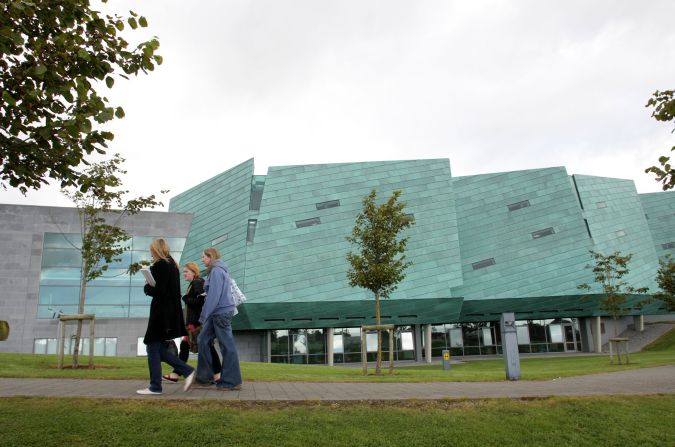
#> input picture GL10/python/GMIT.jpg, 675 x 447 px
$ python hello.py   (older library calls are emulated)
#> lines starting #> are read from the running program, lines starting #| are printed output that depends on the picture
# This program prints Hello, world!
# print('Hello, world!')

#OpenCV data types
# Numpy (for numerical calculations)
# Matplotlib (for plotting)
import cv2
import numpy as np
from matplotlib import pyplot as plt

#read in image then change to BGR 2 GREY
img = cv2.imread('GMIT.jpg',)
#> img is the input picture: shape (447, 675, 3); mean B, G, R 146.4, 158.5, 148.9
imgGray = cv2.cvtColor( img, cv2.COLOR_BGR2GRAY )
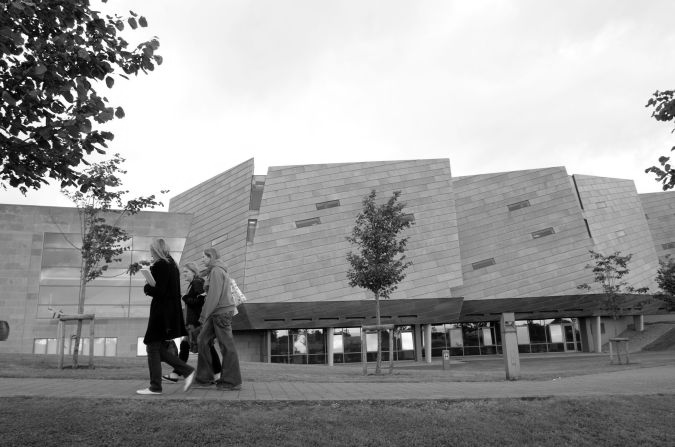
#> imgGray: shape (447, 675); min 0, max 255, mean 154.2

# [6 lines of commented-out code are left out]

imgOut = cv2.GaussianBlur(imgGray,(3, 3),0)
imgOut2 = cv2.GaussianBlur(imgGray,(13, 13),0)
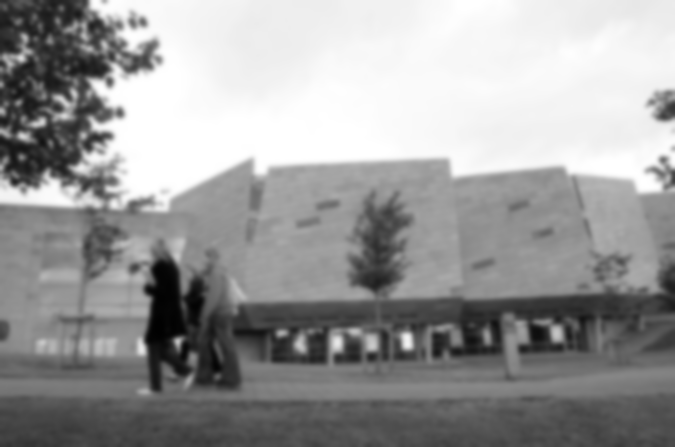
#> imgOut2: shape (447, 675); min 1, max 255, mean 154.2

sobelHorizontal = cv2.Sobel(imgGray,cv2.CV_64F,1,0,ksize=5) # x dir
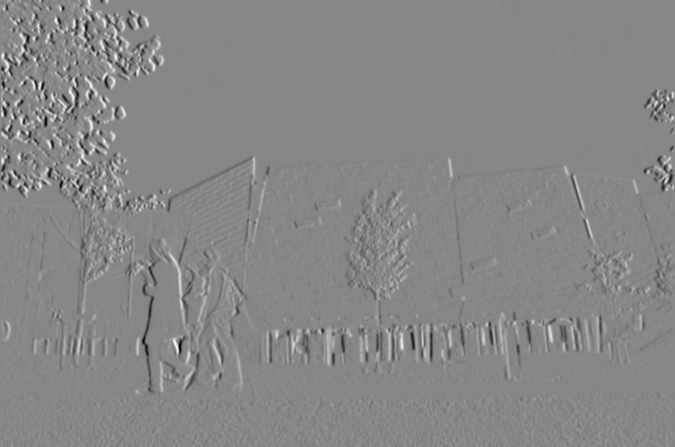
#> sobelHorizontal: shape (447, 675) float64; min -10885, max 9721, mean 7.1; drawn with min black and max white
sobelVertical = cv2.Sobel(imgGray,cv2.CV_64F,0,1,ksize=5) # y dir
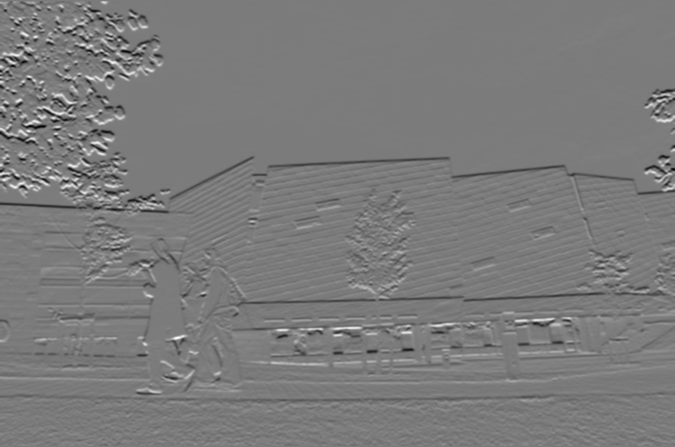
#> sobelVertical: shape (447, 675) float64; min -10212, max 10804, mean -42.1; drawn with min black and max white


canny = cv2.Canny(imgGray,50,100)
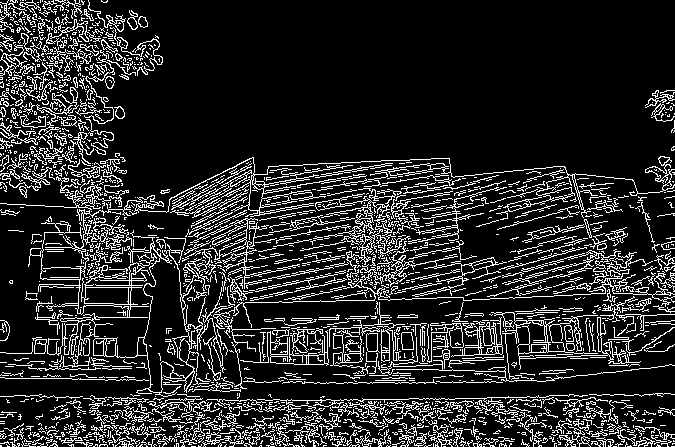
#> canny: shape (447, 675); 15.6% white in thin lines or dots

sobelSum =cv2.add(sobelHorizontal,sobelVertical)
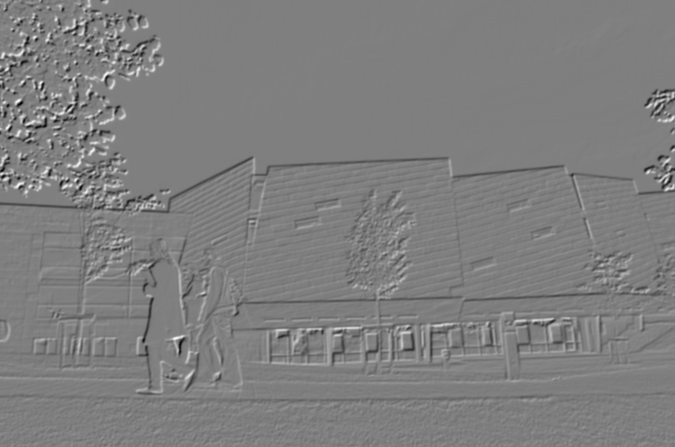
#> sobelSum: shape (447, 675) float64; min -14448, max 14466, mean -34.9; drawn with min black and max white

#theSum = sum(sobelSum(:))

nrows =2
ncols =4


plt.subplot(nrows, ncols,1),plt.imshow(cv2.cvtColor(img,cv2.COLOR_BGR2RGB), cmap = 'gray')
plt.title('Original'), plt.xticks([]), plt.yticks([])

plt.subplot(nrows, ncols,2),plt.imshow(imgGray, cmap = 'gray')
plt.title('GrayScale'), plt.xticks([]), plt.yticks([])

plt.subplot(nrows, ncols,3),plt.imshow(imgOut, cmap ='gray')
plt.title('3x3 Blur'), plt.xticks([]), plt.yticks([])

plt.subplot(nrows, ncols,4),plt.imshow(imgOut2, cmap ='gray')
plt.title('13X13 Blur'), plt.xticks([]), plt.yticks([])

plt.subplot(nrows, ncols,5),plt.imshow(sobelHorizontal, cmap ='gray')
plt.title('Sobel X'), plt.xticks([]), plt.yticks([])

plt.subplot(nrows, ncols,6),plt.imshow(sobelVertical, cmap ='gray')
plt.title('Sobel Y'), plt.xticks([]), plt.yticks([])

plt.subplot(nrows, ncols,7),plt.imshow(sobelSum, cmap ='gray')
plt.title('Sobel Sum'), plt.xticks([]), plt.yticks([])

plt.subplot(nrows, ncols,8),plt.imshow(canny, cmap ='gray')
plt.title('Canny Edge Image'), plt.xticks([]), plt.yticks([])

plt.show()
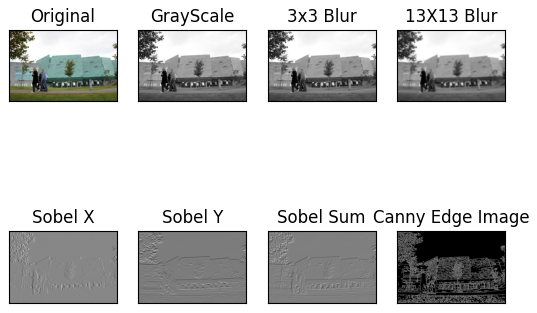
#> figure drawn by matplotlib, 8 panels
